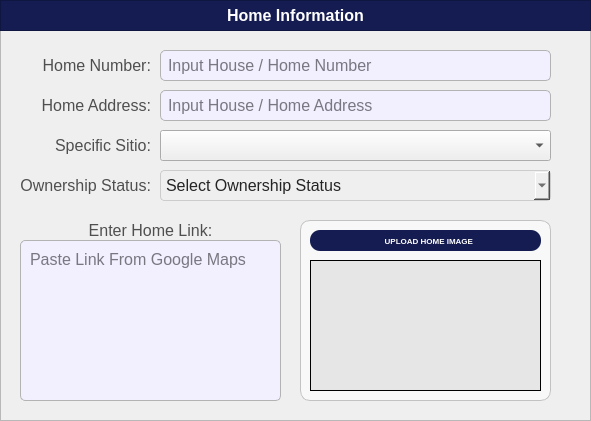
  <widget class="QFrame" name="basePopUpBodyFrame_2">
   <property name="geometry">
    <rect>
     <x>20</x>
     <y>60</y>
     <width>591</width>
     <height>421</height>
    </rect>
   </property>
   <property name="styleSheet">
    <string notr="true">#basePopUpBodyFrame_2 {
	background-color: rgb(247, 247, 247);
	border: 1px solid rgb(194, 194, 194);
	border-radius: 10px;
}</string>
   </property>
   <property name="frameShape">
    <enum>QFrame::Shape::StyledPanel</enum>
   </property>
   <property name="frameShadow">
    <enum>QFrame::Shadow::Raised</enum>
   </property>
   <widget class="QFrame" name="basePopUpTitleFrame_2">
    <property name="geometry">
     <rect>
      <x>0</x>
      <y>0</y>
      <width>591</width>
      <height>31</height>
     </rect>
    </property>
    <property name="styleSheet">
     <string notr="true">#basePopUpTitleFrame_2 {
	background-color: #141c52;
}</string>
    </property>
    <property name="frameShape">
     <enum>QFrame::Shape::StyledPanel</enum>
    </property>
    <property name="frameShadow">
     <enum>QFrame::Shadow::Raised</enum>
    </property>
    <widget class="QLabel" name="label_title">
     <property name="geometry">
      <rect>
       <x>0</x>
       <y>0</y>
       <width>591</width>
       <height>31</height>
      </rect>
     </property>
     <property name="font">
      <font>
       <family>Arial</family>
       <pointsize>12</pointsize>
       <bold>true</bold>
      </font>
     </property>
     <property name="styleSheet">
      <string notr="true">#label_title{
	background-color:transparent;
	color: rgb(255, 255, 255);
}</string>
     </property>
     <property name="text">
      <string>Home Information</string>
     </property>
     <property name="alignment">
      <set>Qt::AlignmentFlag::AlignCenter</set>
     </property>
    </widget>
   </widget>
   <widget class="QLineEdit" name="register_household_homeNumber">
    <property name="geometry">
     <rect>
      <x>160</x>
      <y>50</y>
      <width>391</width>
      <height>31</height>
     </rect>
    </property>
    <property name="font">
     <font>
      <family>Arial</family>
      <pointsize>12</pointsize>
     </font>
    </property>
    <property name="styleSheet">
     <string notr="true">#register_household_homeNumber{
	border: 1px solid #b3b3b3;  /* Black border */
    border-radius: 5px;        /* Rounded corners */
    padding: 5px;               /* Inner spacing */
    background-color: #f2efff;  /* Gray background */
    color: #000000; 
}

</string>
    </property>
    <property name="text">
     <string/>
    </property>
    <property name="maxLength">
     <number>35</number>
    </property>
    <property name="placeholderText">
     <string>Input House / Home Number</string>
    </property>
   </widget>
   <widget class="QLabel" name="register_citizen_labelHomeNumber">
    <property name="geometry">
     <rect>
      <x>20</x>
      <y>50</y>
      <width>131</width>
      <height>31</height>
     </rect>
    </property>
    <property name="font">
     <font>
      <family>Arial</family>
      <pointsize>12</pointsize>
     </font>
    </property>
    <property name="styleSheet">
     <string notr="true">#register_citizen_labelHomeNumber{
	background-color:transparent;
	color:#4f4f4f;
}</string>
    </property>
    <property name="text">
     <string>Home Number:</string>
    </property>
    <property name="alignment">
     <set>Qt::AlignmentFlag::AlignRight|Qt::AlignmentFlag::AlignTrailing|Qt::AlignmentFlag::AlignVCenter</set>
    </property>
   </widget>
   <widget class="QLineEdit" name="register_household_homeAddress">
    <property name="geometry">
     <rect>
      <x>160</x>
      <y>90</y>
      <width>391</width>
      <height>31</height>
     </rect>
    </property>
    <property name="font">
     <font>
      <family>Arial</family>
      <pointsize>12</pointsize>
     </font>
    </property>
    <property name="styleSheet">
     <string notr="true">#register_household_homeAddress{
	border: 1px solid #b3b3b3;  /* Black border */
    border-radius: 5px;        /* Rounded corners */
    padding: 5px;               /* Inner spacing */
    background-color: #f2efff;  /* Gray background */
    color: #000000; 
}

</string>
    </property>
    <property name="text">
     <string/>
    </property>
    <property name="maxLength">
     <number>50</number>
    </property>
    <property name="placeholderText">
     <string>Input House / Home Address</string>
    </property>
   </widget>
   <widget class="QLabel" name="register_citizen_labelHomeAddress">
    <property name="geometry">
     <rect>
      <x>20</x>
      <y>90</y>
      <width>131</width>
      <height>31</height>
     </rect>
    </property>
    <property name="font">
     <font>
      <family>Arial</family>
      <pointsize>12</pointsize>
     </font>
    </property>
    <property name="styleSheet">
     <string notr="true">#register_citizen_labelHomeAddress{
	background-color:transparent;
	color:#4f4f4f;
}</string>
    </property>
    <property name="text">
     <string>Home Address:</string>
    </property>
    <property name="alignment">
     <set>Qt::AlignmentFlag::AlignRight|Qt::AlignmentFlag::AlignTrailing|Qt::AlignmentFlag::AlignVCenter</set>
    </property>
   </widget>
   <widget class="QComboBox" name="register_household_comboBox_Sitio">
    <property name="geometry">
     <rect>
      <x>160</x>
      <y>130</y>
      <width>391</width>
      <height>31</height>
     </rect>
    </property>
    <property name="font">
     <font>
      <family>Arial</family>
      <pointsize>12</pointsize>
     </font>
    </property>
    <property name="styleSheet">
     <string notr="true">#register_citizen_comboBox_CivilStatus{
	background-color: rgb(239, 239, 239); /* Correct property name */
    color: #242424; /* Set text color to black for better contrast */
    border: 1px solid #ccc; /* Optional: Add a light border */
    padding: 5px; /* Optional: Add some padding */
    border-radius: 4px; /* Optional: Rounded corners */
}</string>
    </property>
    <property name="placeholderText">
     <string>Speciific Sitio</string>
    </property>
    <property name="duplicatesEnabled">
     <bool>false</bool>
    </property>
    <item>
     <property name="text">
      <string>None</string>
     </property>
    </item>
   </widget>
   <widget class="QLabel" name="register_citizen_labelcivilstatus">
    <property name="geometry">
     <rect>
      <x>30</x>
      <y>130</y>
      <width>121</width>
      <height>31</height>
     </rect>
    </property>
    <property name="font">
     <font>
      <family>Arial</family>
      <pointsize>12</pointsize>
     </font>
    </property>
    <property name="styleSheet">
     <string notr="true">#register_citizen_labelcivilstatus{
	background-color:transparent;
	color:#4f4f4f;
}</string>
    </property>
    <property name="text">
     <string>Specific Sitio:</string>
    </property>
    <property name="alignment">
     <set>Qt::AlignmentFlag::AlignRight|Qt::AlignmentFlag::AlignTrailing|Qt::AlignmentFlag::AlignVCenter</set>
    </property>
   </widget>
   <widget class="QComboBox" name="register_household_comboBox_OwnershipStatus">
    <property name="geometry">
     <rect>
      <x>160</x>
      <y>170</y>
      <width>391</width>
      <height>31</height>
     </rect>
    </property>
    <property name="font">
     <font>
      <family>Arial</family>
      <pointsize>12</pointsize>
     </font>
    </property>
    <property name="styleSheet">
     <string notr="true">#register_household_comboBox_OwnershipStatus{
	background-color: rgb(239, 239, 239); /* Correct property name */
    color: #242424; /* Set text color to black for better contrast */
    border: 1px solid #ccc; /* Optional: Add a light border */
    padding: 5px; /* Optional: Add some padding */
    border-radius: 4px; /* Optional: Rounded corners */
}</string>
    </property>
    <property name="placeholderText">
     <string>Select Ownership Status</string>
    </property>
    <property name="duplicatesEnabled">
     <bool>false</bool>
    </property>
    <item>
     <property name="text">
      <string>None</string>
     </property>
    </item>
    <item>
     <property name="text">
      <string>Renting</string>
     </property>
    </item>
    <item>
     <property name="text">
      <string>Owned</string>
     </property>
    </item>
    <item>
     <property name="text">
      <string>Leased</string>
     </property>
    </item>
    <item>
     <property name="text">
      <string>Informal Settler</string>
     </property>
    </item>
   </widget>
   <widget class="QLabel" name="register_household_labelOwershipStatus">
    <property name="geometry">
     <rect>
      <x>10</x>
      <y>170</y>
      <width>141</width>
      <height>31</height>
     </rect>
    </property>
    <property name="font">
     <font>
      <family>Arial</family>
      <pointsize>12</pointsize>
     </font>
    </property>
    <property name="styleSheet">
     <string notr="true">#register_household_labelOwershipStatus{
	background-color:transparent;
	color:#4f4f4f;
}</string>
    </property>
    <property name="text">
     <string>Ownership Status:</string>
    </property>
    <property name="alignment">
     <set>Qt::AlignmentFlag::AlignRight|Qt::AlignmentFlag::AlignTrailing|Qt::AlignmentFlag::AlignVCenter</set>
    </property>
   </widget>
   <widget class="QFrame" name="basePopUpBodyFrame_Desc">
    <property name="geometry">
     <rect>
      <x>300</x>
      <y>220</y>
      <width>251</width>
      <height>181</height>
     </rect>
    </property>
    <property name="styleSheet">
     <string notr="true">#basePopUpBodyFrame_Desc {
	background-color: rgb(248, 248, 248);
	border: 1px solid rgb(194, 194, 194);
	border-radius: 10px;
}</string>
    </property>
    <property name="frameShape">
     <enum>QFrame::Shape::StyledPanel</enum>
    </property>
    <property name="frameShadow">
     <enum>QFrame::Shadow::Raised</enum>
    </property>
    <widget class="QLabel" name="imageLabel">
     <property name="geometry">
      <rect>
       <x>10</x>
       <y>40</y>
       <width>231</width>
       <height>131</height>
      </rect>
     </property>
     <property name="font">
      <font>
       <family>Arial</family>
       <pointsize>10</pointsize>
       <bold>true</bold>
      </font>
     </property>
     <property name="styleSheet">
      <string notr="true">#imageLabel {
	background-color: rgb(230, 230, 230);
	color: #rgb(49, 49, 49);
	border: 1px solid rgb(0, 0, 0);
}
</string>
     </property>
     <property name="text">
      <string/>
     </property>
     <property name="alignment">
      <set>Qt::AlignmentFlag::AlignRight|Qt::AlignmentFlag::AlignTrailing|Qt::AlignmentFlag::AlignVCenter</set>
     </property>
    </widget>
    <widget class="QPushButton" name="cp_HomeImageuploadButton">
     <property name="geometry">
      <rect>
       <x>10</x>
       <y>10</y>
       <width>231</width>
       <height>21</height>
      </rect>
     </property>
     <property name="font">
      <font>
       <family>Arial</family>
       <pointsize>6</pointsize>
       <bold>true</bold>
      </font>
     </property>
     <property name="cursor">
      <cursorShape>PointingHandCursor</cursorShape>
     </property>
     <property name="styleSheet">
      <string notr="true">#cp_HomeImageuploadButton {
    background-color: #141c52;
    color: white;
    border-radius: 10px;
    padding: 5px; /* Optional: Adjusts spacing inside the button */
}
#cp_HomeImageuploadButton:hover {
    background-color: #1a237e; /* Slightly lighter blue when hovered */
}
#cp_HomeImageuploadButton:pressed {
    background-color: #0f1442; /* Darker blue when clicked */
}</string>
     </property>
     <property name="text">
      <string>   UPLOAD HOME IMAGE</string>
     </property>
     <property name="icon">
      <iconset>
       <normaloff>../../../Assets/Icons/icon_upload_image.svg</normaloff>../../../Assets/Icons/icon_upload_image.svg</iconset>
     </property>
     <property name="iconSize">
      <size>
       <width>13</width>
       <height>13</height>
      </size>
     </property>
    </widget>
   </widget>
   <widget class="QLabel" name="register_labelHomeLink">
    <property name="geometry">
     <rect>
      <x>70</x>
      <y>220</y>
      <width>161</width>
      <height>21</height>
     </rect>
    </property>
    <property name="font">
     <font>
      <family>Arial</family>
      <pointsize>12</pointsize>
     </font>
    </property>
    <property name="styleSheet">
     <string notr="true">#register_labelHomeLink{
	background-color:transparent;
	color:#4f4f4f;
}</string>
    </property>
    <property name="text">
     <string>Enter Home Link:</string>
    </property>
    <property name="alignment">
     <set>Qt::AlignmentFlag::AlignCenter</set>
    </property>
   </widget>
   <widget class="QPlainTextEdit" name="register_household_HomeLink">
    <property name="geometry">
     <rect>
      <x>20</x>
      <y>240</y>
      <width>261</width>
      <height>161</height>
     </rect>
    </property>
    <property name="font">
     <font>
      <family>Arial</family>
      <pointsize>12</pointsize>
     </font>
    </property>
    <property name="styleSheet">
     <string notr="true">#register_household_HomeLink{
	border: 1px solid #b3b3b3;  /* Black border */
    border-radius: 5px;        /* Rounded corners */
    padding: 5px;               /* Inner spacing */
    background-color: #f2efff;  /* Gray background */
    color: #000000; 
}

</string>
    </property>
    <property name="placeholderText">
     <string>Paste Link From Google Maps </string>
    </property>
   </widget>
  </widget>
